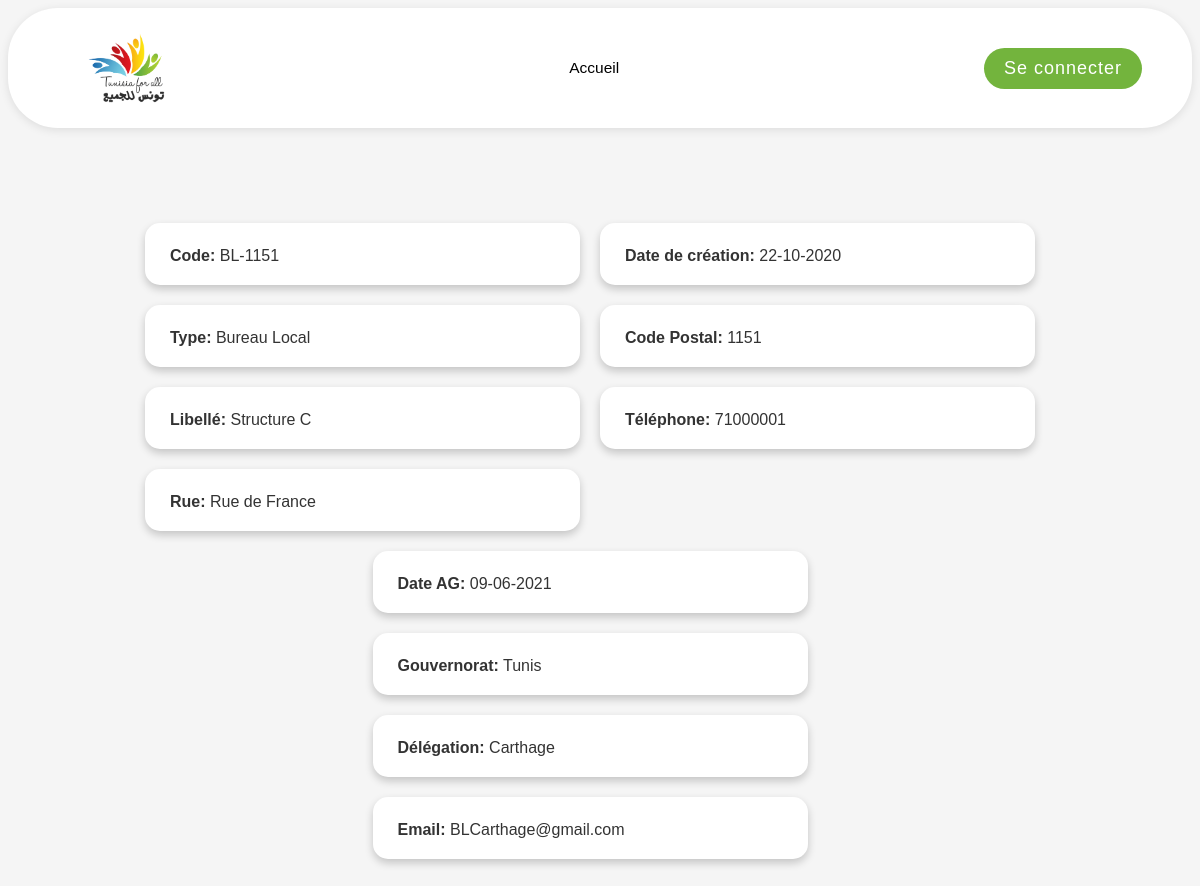
The app's page /consult_structure/14/ with its own data.
### base/models.py (models this page shows, shortened)
class Structure(models.Model):
    TYPE_CHOICES = [
        ('BN', 'Bureau National'),
        ('BR', 'Bureau regional'),
        ('BL', 'Bureau Local'),
        ('PR', 'Projet'),
    ]
    code_structure = models.CharField(max_length=6)
    type = models.CharField(max_length=15, choices=TYPE_CHOICES)
    libellé = models.CharField(max_length=20)
    rue = models.CharField(max_length=20)
    gouvernorat = models.ForeignKey(Governat, on_delete=models.CASCADE , related_name='structures')
    délégation = models.ForeignKey(Delegation, on_delete=models.CASCADE , related_name='structures')
    code_postal = models.CharField(max_length=4)
    numéro_de_téléphone = models.CharField(max_length=20)
    adresse_email = models.EmailField()
    date_de_création = models.DateField()
    date_ag = models.DateField()
    exclude_fields = ['date_creation', 'date_ag']

class Governat(models.Model):
    name = models.CharField(max_length=50)
    code = models.CharField(max_length=2)
    def __str__(self):
        return self.name

class Delegation(models.Model):
    name = models.CharField(max_length=50)
    code = models.CharField(max_length=2)
    governat = models.ForeignKey(Governat, on_delete=models.CASCADE , related_name='delegations')
    def __str__(self):
        return self.name

### base/views.py (the view)
# urls.py: path('consult_structure/<str:pk>/', views.consult_structure, name='consult_structure'),
def consult_structure(request, pk):
    structure = Structure.objects.get(id=pk)
    return render(request, 'base/consult_structure.html', {'structure': structure})

### base/templates/base/consult_structure.html
{% extends 'main.html' %}
{% load static %}
{% block content %}
    <div style= "margin-top: 8%" class="container">
        <div class="row">
            <div class="info-box">
                <p><strong>Code:</strong> {{ structure.code_structure }}</p>
            </div>
            <div class="info-box">
                <p><strong>Type:</strong> {{ structure.get_type_display }}</p>
            </div>
            <div class="info-box">
                <p><strong>Libellé:</strong> {{ structure.libellé }}</p>
            </div>
            <div class="info-box">
                <p><strong>Rue:</strong> {{ structure.rue }}</p>
            </div>
        </div>
        <div class="row">
            <div class="info-box">
                <p><strong>Date de création:</strong> {{ structure.date_de_création|date:"d-m-Y" }}</p>
            </div>
            <div class="info-box">
                <p><strong>Code Postal:</strong> {{ structure.code_postal }}</p>
            </div>
            <div class="info-box">
                <p><strong>Téléphone:</strong> {{ structure.numéro_de_téléphone }}</p>
            </div>
        </div>
        <div class="row">
            <div class="info-box">
                <p><strong>Date AG:</strong> {{ structure.date_ag|date:"d-m-Y" }}</p>
            </div>
            <div class="info-box">
                <p><strong>Gouvernorat:</strong> {{ structure.gouvernorat }}</p>
            </div>
            <div class="info-box">
                <p><strong>Délégation:</strong> {{ structure.délégation }}</p>
            </div>
            <div class="info-box">
                <p><strong>Email:</strong> {{ structure.adresse_email }}</p>
            </div>
        </div>
    </div>
{% endblock %}

### static/css/style.css (style rules this page uses)
body { font-family: Arial, sans-serif; background-color: #F5F5F5; color: #333333; }
.container { position: relative; display: flex; flex-wrap: wrap; justify-content: center; }
.info-box { background-color: #ffffff; padding: 10px; padding-top: 8px; padding-left: 25px; border-radius: 15px; box-shadow: 0 4px 8px rgba(0, 0, 0, 0.2); margin-bottom: 20px; width: 400px; margin-right: 20px; transition: box-shadow 0.3s ease; z-index: 1; }
.info-box p { margin-bottom: 10px; }
.info-box strong { font-weight: bold; }

### records on screen
Structure: code_structure "BL-1151", type "Bureau Local", libellé "Structure C", rue "Rue de France", date_de_création "22-10-2020", code_postal "1151", numéro_de_téléphone "71000001", date_ag "09-06-2021", gouvernorat "Tunis", délégation "Carthage", adresse_email "BLCarthage@gmail.com"
